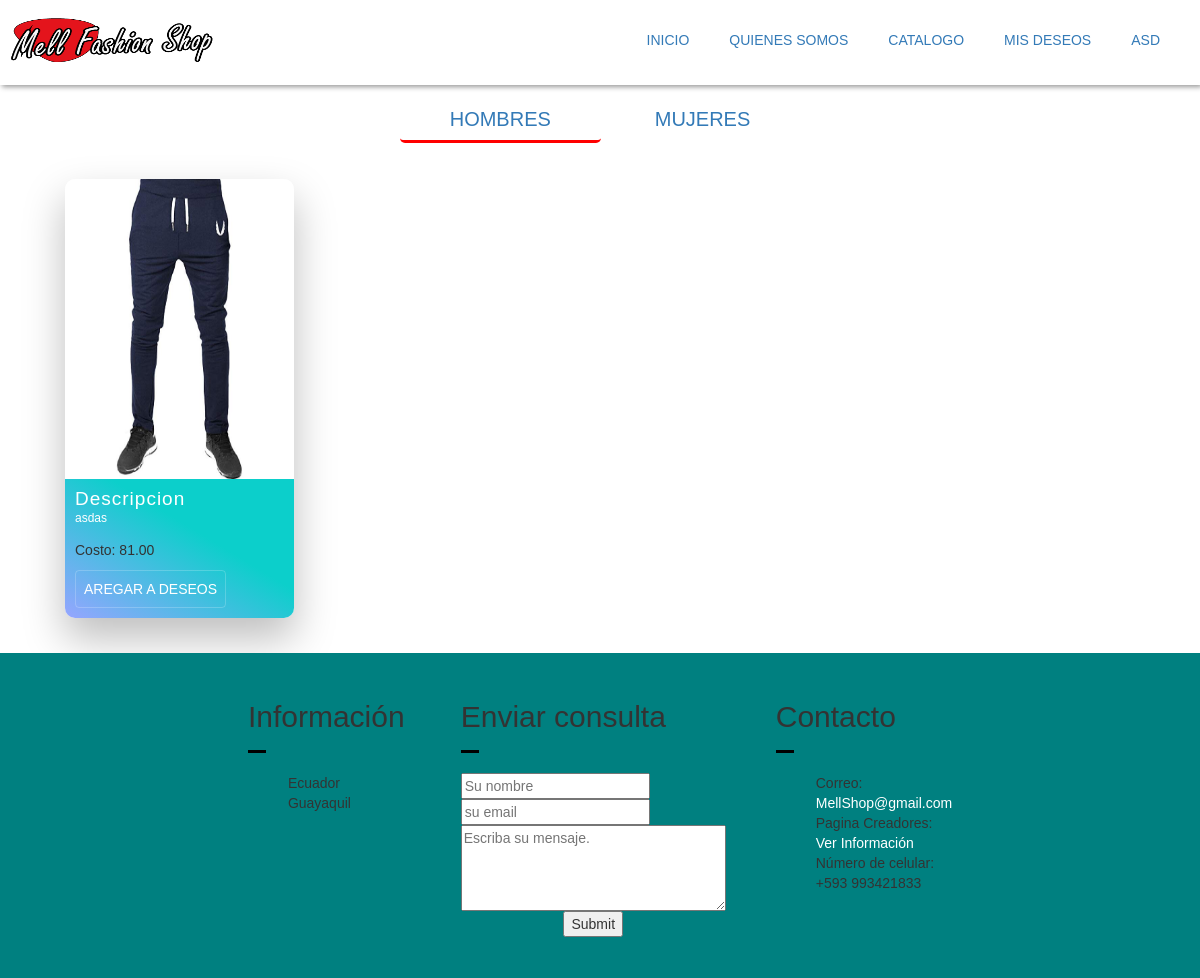
The page /index.php?c=User&a=showAllArticulosH (signed in) on the database its author committed.
### tables this page shows
CREATE TABLE `articulo` (
  `id_articulo` int(10) NOT NULL,
  `imagen` varchar(500) NOT NULL,
  `descripcion` varchar(500) NOT NULL,
  `costo` decimal(5,2) NOT NULL
);

### controller/User/UserController.php (called while the page is built, shortened)
<?php
    require_once 'model/DAO/ArticuloDAO.php';
    class UserController{
        private $art;
        public function __construct(){
            $this->art = new ArticuloDAO();
        }
        public function showAllArticulosH(){
            $res = $this->art->getAllArticuloH();
            require_once "views/dynamic/categoryH.php";
        }
    }
?>

### controller/RedirecController.php (called while the page is built, shortened)
<?php
    class RedirecController{
        public function router(){
            $action = (isset($_REQUEST['a'])) ? $_REQUEST['a']: 'index';
            $controller = new $controller;
            $controller->$action();
        }
    }
?>

### index.php (called while the page is built)
<?php
    require_once './controller/RedirecController.php';
    $ruter = new RedirecController();
    $ruter->router();
?>

### model/Connection.php (called while the page is built, shortened)
<?php
class Connection{
    private static $connection = null;
    public static function getConnection(){
        try{
            if(!isset(self::$connection)){
                self::$connection=new PDO("mysql:host=" . SERVIDORBD . "; port= ".PUERTO."; dbname=".NOMBREBD.";",USUARIO,PASSWORD);
                self::$connection->setAttribute(PDO::ATTR_ERRMODE,PDO::ERRMODE_EXCEPTION);
                self::$connection->exec("set character set utf8");
            }
        }catch(Exception $e){
        }
        return self::$connection;
    }
}
?>

### model/DAO/ArticuloDAO.php (called while the page is built, shortened)
<?php
    require_once 'model/Connection.php';
    class ArticuloDAO{
        private $con;
        public function __construct(){
            try{
                $this->con = Connection::getConnection();
            }catch(Exception $e){
                echo $e->getMessage();
            }
        }
        public function  getAllArticuloH(){
            $sql = "SELECT a.id_articulo,a.imagen,a.descripcion,a.costo,art.id_tipo,ag.id_genero FROM articulo a, articulo_tipo art, articulo_genero ag WHERE a.id_articulo=art.id_articulo AND a.id_articulo=ag.id_articulo and ag.id_genero=1";
            try{
                $stm = $this->con->prepare($sql);
                $stm->execute();
                return $stm->fetchAll(PDO::FETCH_ASSOC);
            }catch(PDOException $e){
                echo $e->getMessage();
            }
        }
    }
?>

### views/dynamic/categoryH.php (the view, shortened to what this page needs)
<!DOCTYPE html>
<html lang="en">
<head>
</head>
<body >
<div class="main2">
  <div class="nav-menuc">
    <nav>
    <a href="index.php?c=User&a=showAllArticulosH" style="border-bottom:3px red solid;">HOMBRES</a>
    <a href="index.php?c=User&a=showAllArticulosM">MUJERES</a>
    </nav>
  </div>
  <ul class="cards" style="width:100%;">
   <?php foreach($res as $r):?>
    <li class="cards_item">
      <div class="card">
        <div class="card_image"><img width="100%" src='<?php echo $r["imagen"];?>'></div>
        <div class="card_content">
          <h2 class="card_title">Descripcion</h2>
          <p class="card_text"><?php echo $r['descripcion'];?>
          <p>Costo: <?php echo $r['costo'];?></p></p>
          <?php
          if(!empty($_SESSION)){
              if(isset($_SESSION['A'])){
                echo "<h5 >Operacion:</h3>";
                echo "<option id='Eliminar' class='btn card_btn'  value='".$r['id_articulo']." ".$r['id_genero']." ".$r['id_tipo']."'>Eliminar</option>";
                echo "<a id='Actualizar' class='btn card_btn' href='index.php?c=Admin&a=UpdateArticulo&id_art=".$r['id_articulo']."'>Actualizar</a>";
              }elseif(isset($_SESSION['C'])){
                echo "<button id='Agregar'  class='btn card_btn'  value='".$r['id_articulo']." ".$_SESSION['C']." ".$r['id_tipo']."'>Aregar a Deseos</button>";
              }
          }
          ?>
        </div>
      </div>
    </li>
  <?php
endforeach;?> </ul>
</div>
</body>
</html>

### assets/css/login.css (style rules this page uses)
body { margin: 0; padding: 0; font-family: sans-serif; background-size: cover; }

### assets/css/style.css (style rules this page uses)
@media (min-width: 780px) { .card { box-shadow: 0 4px 8px 0 rgba(0,0,0,0.2); transition: 0.3s; width: 40%; border-radius: 5px; } }

### assets/css/card.css (style rules this page uses)
*, *::before, *::after { box-sizing: border-box; }
html { background-color: #ecf9ff; }
.main2 { max-width: 100%; margin: 0 auto; }
img { height: 300px; max-width: 100%; vertical-align: initial; }
.btn { color: #ffffff; padding: 0.8rem; font-size: 14px; text-transform: uppercase; border-radius: 4px; font-weight: 400; display: inline-block; width: auto; cursor: pointer; border: 1px solid rgba(255, 255, 255, 0.2); background: transparent; }
.cards { display: inline-block; }
.cards_item { display: inline-block; padding: 1.5rem; }
@media (min-width: 40rem) { .cards_item { width: 80%; } }
@media (min-width: 56rem) { .cards_item { margin: 10px; width: 22.3333%; min-width: 22.3333%; } }
.card { background-color: white; border-radius: 0.15rem; box-shadow: 0 20px 40px 1px rgba(0, 0, 0, 0.25); display: inline-block; border-radius: 10px; overflow: hidden; width: 100%; }
.card_content { padding: 1rem; background: linear-gradient(to bottom left, rgb(12, 207, 203) 40%, rgb(150, 165, 255) 100%); }
.card_title { color: #ffffff; font-size: 1.9rem; font-weight: 400; letter-spacing: 1px; text-transform: capitalize; margin: 0px; }
.card_text { color: #ffffff; font-size: 1.2rem; line-height: 1.5; margin-bottom: 1.25rem; font-weight: 400; }

### views/dynamic/categoryH.php (style rules this page uses)
a { text-decoration: none; }
li { list-style: none; }
.nav-menuc { padding:20px; }
nav { text-align: center; }
nav>a { height: 40px; padding:10px 50px; width:15%; font-size:20px; border-radius:5px; }

### rows shown on the page
articulo: imagen (picture), descripcion "asdas", costo "81.00", $r['id_articulo'] 29 (drawn)

### other values the page prints
$_SESSION['C'] "ASD"
